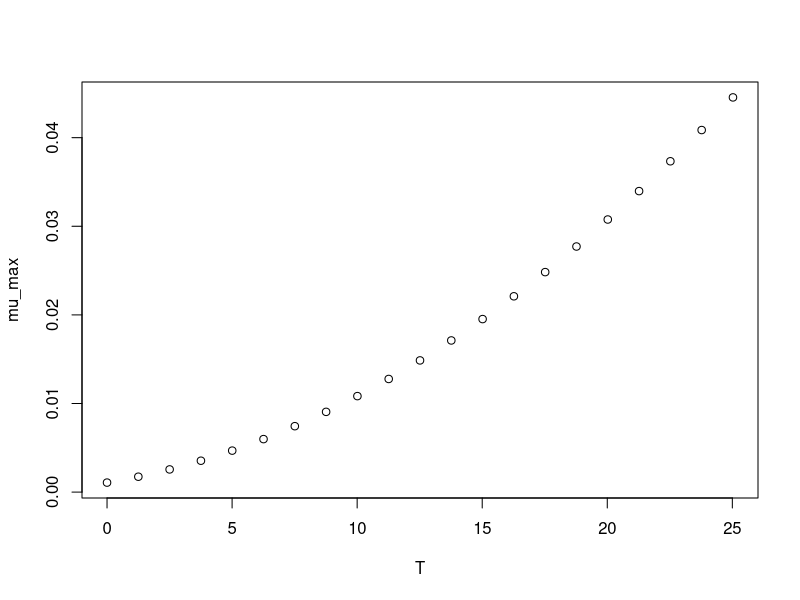

This figure's R source:
#############################
# start of Parameter script
#############################
T <- seq(0,25.025,length.out=21)
#############################
# end of Parameter script
#############################
############################# 
# start of Model script Gropin ID 251 
#############################
 
# constant coefficients for this model
a <- 0.023
Tmin <- -4.6
 
variables <- data.frame(T)
argumentsPar <- expand.grid(variables)
 
# heart of the model
response_surface <- function(T) {
   mumax <-2.302585*(a*(T-Tmin))^2/24

return(mumax=mumax)
} 

# output parameters
mumax <- cbind(argumentsPar,response_surface(argumentsPar['T']))
colnames(mumax) <- c(colnames(argumentsPar),'mumax')
#############################
# End of Model script
#############################
############################# 
# start of Visualisation script Gropin ID 251 
#############################
plot(T,mumax$mumax,
                          xlab='T',
                          ylab='mu_max')
#############################
# End of Visualisation script
#############################
